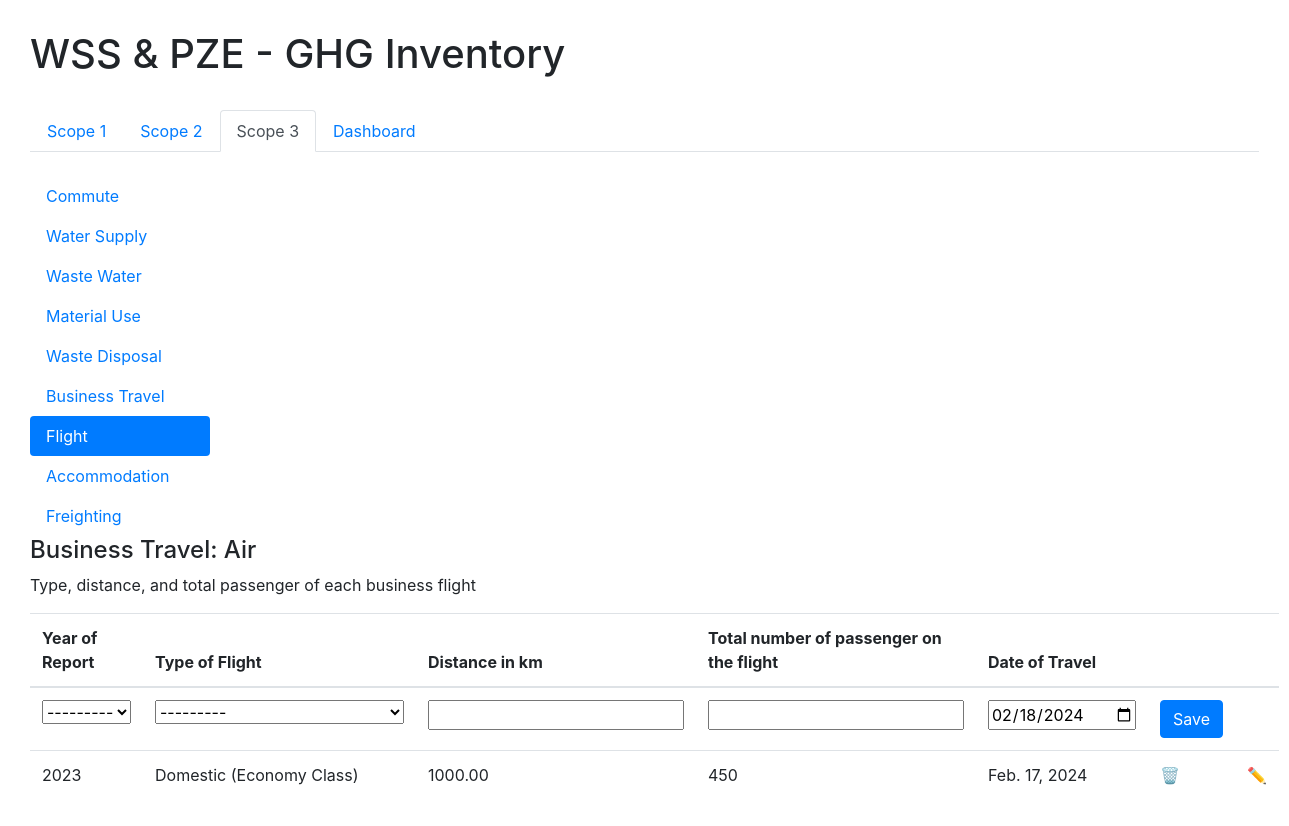
The app's page /ghg/scope3/flight/ with its own data.
### ghg_inventory/models.py (models this page shows)
class Flight(models.Model):
    inventory_year = models.ForeignKey(Inventory_Year, on_delete=models.CASCADE)
    FLIGHT_CHOICES= [
        ('Domestic (Economy Class)', 'Domestic (Economy Class)'),
        ('International (Economy Class)', 'International (Economy Class)'),
    ]
    type = models.CharField(max_length=40, choices=FLIGHT_CHOICES)
    distance = models.DecimalField(max_digits=10, decimal_places=2)
    passenger = models.IntegerField(validators=[MinValueValidator(0)])
    date = models.DateField()
    emission = models.FloatField()

class Inventory_Year(models.Model):
    year_choices = [(year, year) for year in range(2023, 2030)]
    year = models.IntegerField(choices=year_choices)
    def __str__(self):
        return str(self.year)

### ghg_inventory/views.py (the view, shortened to what this page needs)
# urls.py: path('scope3/flight/', views.flight, name='flight'),
def flight(request):
    flight = Flight_Form(prefix='flight')
    flights = Flight.objects.all()
    context_flight = {'flight': flight, 'flights': flights}
    return render(request, 'ghg_inventory/scope3_flight.html', context_flight)

### ghg_inventory/forms.py
class Flight_Form(forms.ModelForm):
    class Meta:
        model = Flight
        fields = ['inventory_year', 'type','distance','passenger', 'date']
        widgets = {
            'date': forms.DateInput(attrs={'type': 'date', 'value': timezone.now().date()}),
        }

### ghg_inventory/templates/ghg_inventory/scope3_flight.html (shortened to what this page needs)
{% extends 'ghg_inventory/base_scope3.html' %}
{% block content %}
    <div class="row">
        <div class="col-2">
            <ul class="nav nav-pills flex-column">
                <li class="nav-item">
                    <a class="nav-link " href="{% url 'commute' %}">Commute</a>
                </li>
                <li class="nav-item">
                    <a class="nav-link "  href="{% url 'water' %}">Water Supply</a>
                </li>
                <li class="nav-item">
                    <a class="nav-link " href="{% url 'wastewater' %}">Waste Water</a>
                </li>
                <li class="nav-item">
                    <a class="nav-link"  href="{% url 'material' %}">Material Use</a>
                </li>
                <li class="nav-item">
                    <a class="nav-link "  href="{% url 'disposal' %}">Waste Disposal</a>
                </li>
                <li class="nav-item">
                    <a class="nav-link "  href="{% url 'travel' %}">Business Travel</a>
                </li>
                <li class="nav-item">
                    <a class="nav-link active"  href="{% url 'flight' %}"> Flight </a>
                </li>
                <li class="nav-item">
                    <a class="nav-link "  href="{% url 'accommodation' %}">Accommodation</a>
                </li>
                <li class="nav-item">
                    <a class="nav-link "  href="{% url 'freighting' %}">Freighting</a>
                </li>
            </ul>
        </div>
        <div class="col">
            <h4> Business Travel: Air</h4>
            <p> Type, distance, and total passenger of each business flight</p>
            <form method="post">
            <table class="table table-hover">
                <thead>
                    <tr>
                        <th>Year of Report</th>
                        <th>Type of Flight</th>
                        <th>Distance in km</th>
                        <th>Total number of passenger on the flight</th>
                        <th>Date of Travel</th>
                        <th></th>
                        <th></th>
                    </tr>
                </thead>
                <tbody>
                    <tr>
                        <td> {{ flight.inventory_year }} </td>
                        <td>{{ flight.type}}</td>
                        <td>{{ flight.distance}}</td>
                        <td>{{ flight.passenger}}</td>
                        <td>{{ flight.date}}</td>
                        <td><button type="submit" class="btn btn-primary">Save</button></td>
                        <td></td>
                    </tr>
                        {% for item in flights %}
                            <tr>
                                <td>{{ item.inventory_year }}</td>
                                <td>{{ item.type}}</td>
                                <td>{{ item.distance}}</td>
                                <td>{{ item.passenger}}</td>
                                <td>{{ item.date}}</td>
                                <td><a href="{% url 'flight_delete' item.id %}">🗑️</a></td>
                                <td><a href="{% url 'flight_update' item.id %}">✏️</a></td>
                            </tr>
                        {% endfor %}
                </tbody>
            </table>
            </form>
        </div>
    </div>
{% endblock %}

### records on screen
Flight: inventory_year "2023", type "Domestic (Economy Class)", distance "1000.00", passenger "450", date "Feb. 17, 2024"
